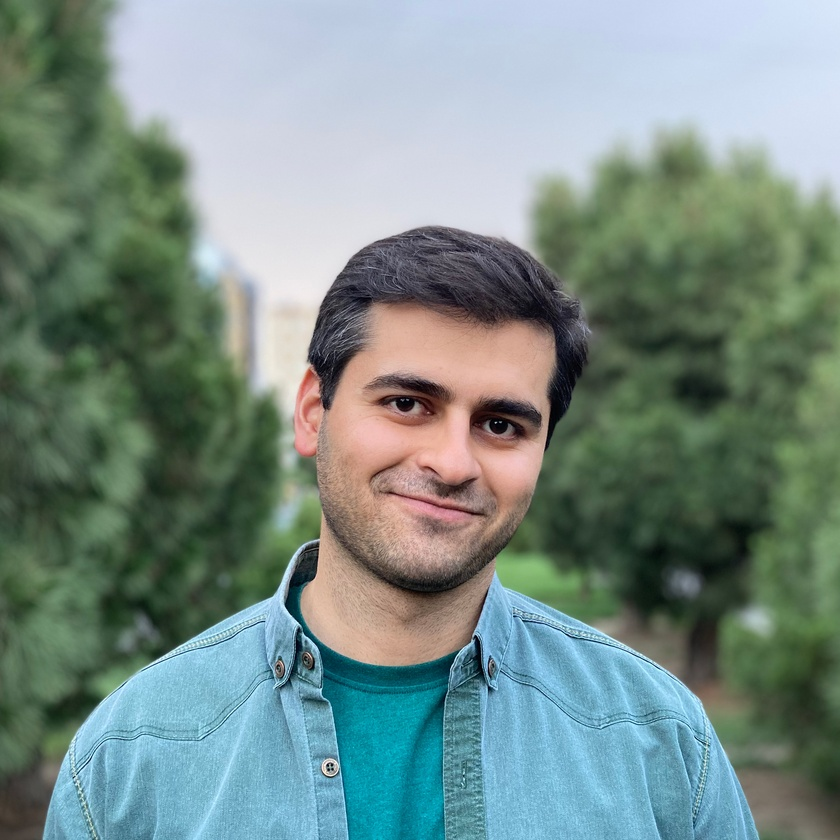
#> input picture 4.ImageProcessing/lesson_4_9_rgba_color_space_and_more/input/sajjad2.jpg, 840 x 840 px, shrunk from 2735 x 2735 before the run
$ jupyter execute --allow-errors pillow.ipynb
#> lines starting #> are read from the running program, lines starting #| are printed output that depends on the picture
[cell 1]
import cv2
import numpy as np
from PIL import Image
import matplotlib.pyplot as plt

image_pil = Image.open("input/sajjad2.jpg")
#> image_pil is the input picture: PIL image 840x840 RGB; mean R, G, B 120.3, 140.5, 134.8
image_pil.size
#> Out = (840, 840)

[cell 2]
image_cv2 = np.array(image_pil)
image_cv2.shape
#> Out = (840, 840, 3)

[cell 3]
image_cv2_blur = cv2.blur(image_cv2, [63, 63])
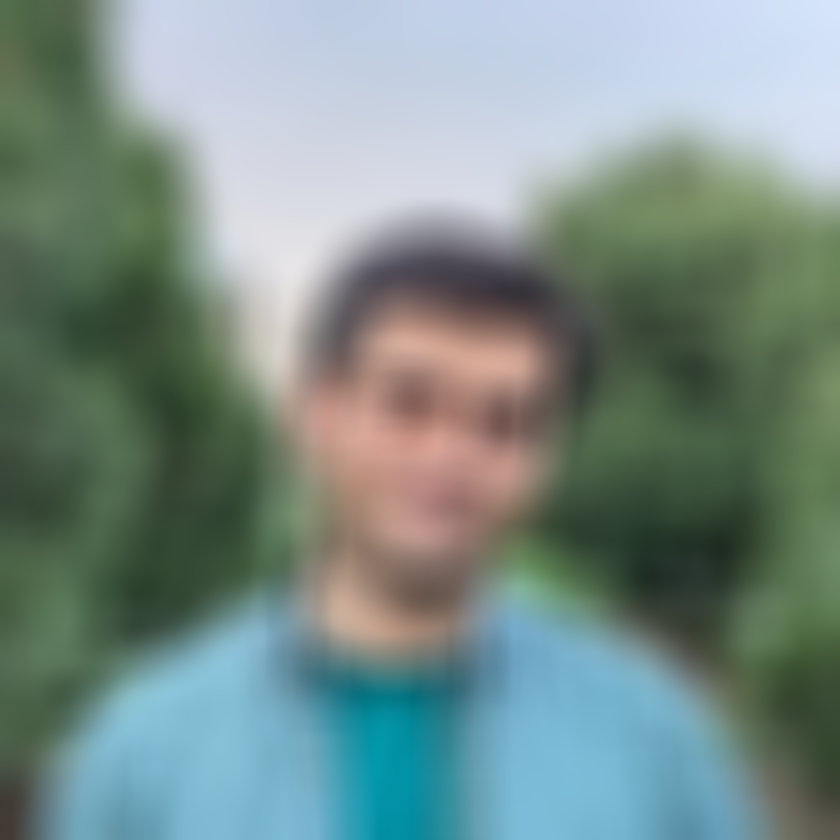
#> image_cv2_blur: shape (840, 840, 3); mean R, G, B 120.3, 140.5, 134.8


$ run again, with 4.ImageProcessing/lesson_4_9_rgba_color_space_and_more/input/mandrill.jpg copied over 4.ImageProcessing/lesson_4_9_rgba_color_space_and_more/input/sajjad2.jpg
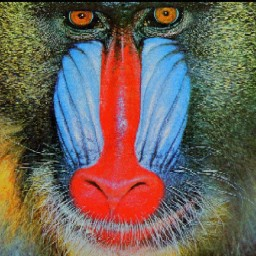
#> input picture 4.ImageProcessing/lesson_4_9_rgba_color_space_and_more/input/mandrill.jpg, 256 x 256 px
#> image_pil is the input picture: PIL image 256x256 RGB; mean R, G, B 110.4, 97.8, 87.9
#> `image_cv2_blur = cv2.blur(image_cv2, [63, 63])`:
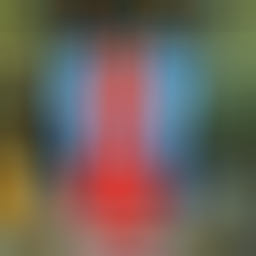
#> image_cv2_blur: shape (256, 256, 3); mean R, G, B 110.6, 97.9, 88

$ run again, with 4.ImageProcessing/lesson_4_9_rgba_color_space_and_more/input/peppers.jpg copied over 4.ImageProcessing/lesson_4_9_rgba_color_space_and_more/input/sajjad2.jpg
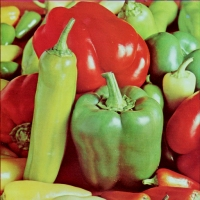
#> input picture 4.ImageProcessing/lesson_4_9_rgba_color_space_and_more/input/peppers.jpg, 200 x 200 px
#> image_pil is the input picture: PIL image 200x200 RGB; mean R, G, B 149.3, 115.1, 66.3
#> `image_cv2_blur = cv2.blur(image_cv2, [63, 63])`:
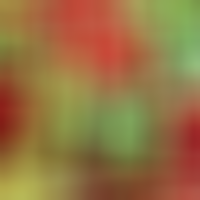
#> image_cv2_blur: shape (200, 200, 3); mean R, G, B 149.3, 115.1, 66.2
